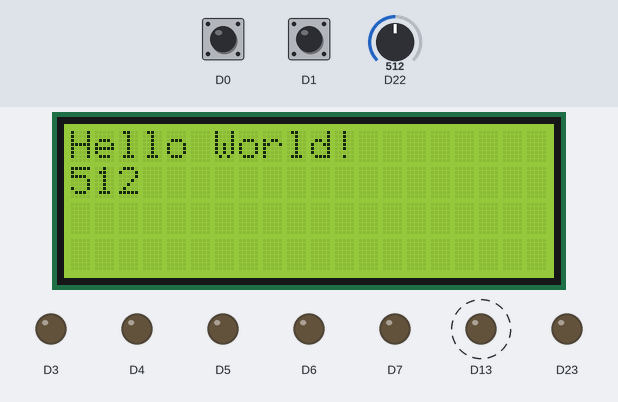
A sketch run on a simulated Arduino Due. On the bench: 20×4 character LCD, output pins drawn as LEDs (lit = HIGH). Dashed ring = blinking. The inputs (shaded band) are chosen by the test bench; at power-on: D22 = 512, D0 HIGH, D1 HIGH.

Above: at 1.2 s.
1.3 s: D22 set to 716
At 1.9 s:
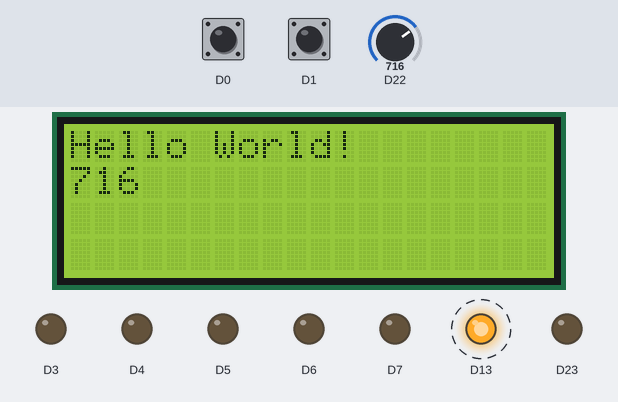
2.9 s: D22 set to 900
At 3.9 s:
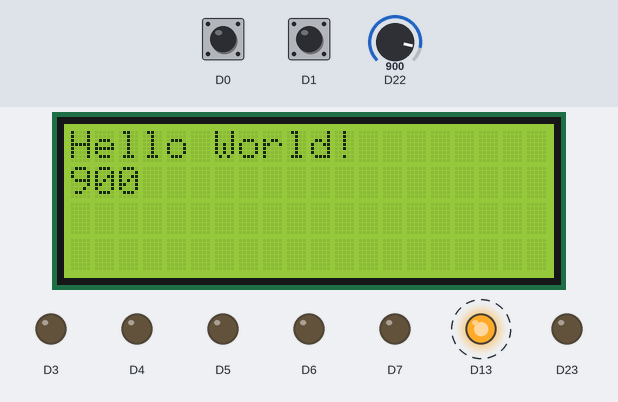
4.5 s: D22 set to 1023
At 5.9 s:
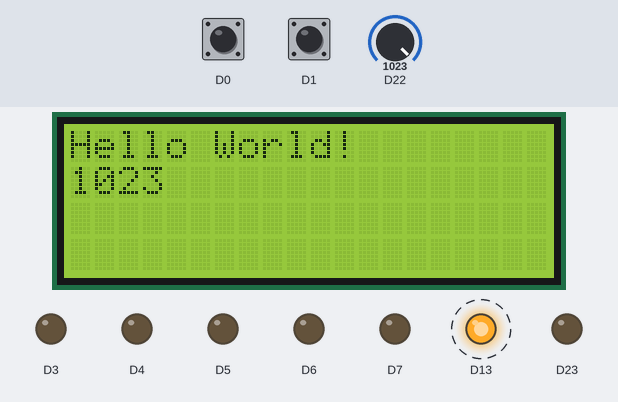
Timing chart, 0 to 12.1 s (numbered marks = the images above; inputs shaded):
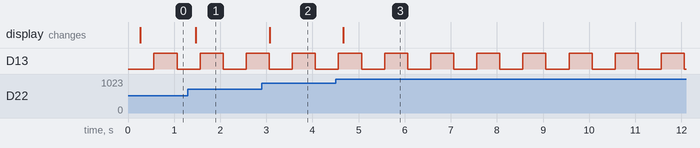

The sketch:

regulation-vitesse-3-6.ino
```cpp
#include <LiquidCrystal.h>
#include <TimerOne.h>

//-----------------------------------------------------------------------------

LiquidCrystal lcd (18, 17, 16, 15, 14, 19); // Liaison 4 bits de données

//-----------------------------------------------------------------------------

void setup() {
  pinMode (3, OUTPUT) ;
  pinMode (4, OUTPUT) ;
  pinMode (5, OUTPUT) ;
  pinMode (6, OUTPUT) ;
  pinMode (7, OUTPUT) ;
  pinMode (13, OUTPUT) ;
  pinMode (0, INPUT_PULLUP) ;
  pinMode (1, INPUT_PULLUP) ;
  lcd.begin (20,4) ; //utilisation d'un écran 20 colonnes et 4 lignes
  lcd.write ("Hello World!"); //petit test pour vérifier que tout marche
  Timer1.initialize (1000) ; // 1 ms.
  Timer1.attachInterrupt (encoderHandler);
  analogWriteFrequency (23, 25000); // PWM Frequency 25 kHz
  analogWriteResolution (6);  // analogWrite value 0 to 63
}

//-----------------------------------------------------------------------------

volatile int32_t gEncodeur = 0 ;
int32_t gEncodeurCache = 0 ;
bool gEncoderA = false ;
int32_t gClignotement = 0 ;
int32_t gPhase = 0 ;
volatile int32_t gMesureVitesse = 0 ;
static const int32_t gainProportionnel = 40 ;
static const int32_t gainIntegral = 4 ;
static int32_t gCumulIntegral = 0 ;

//-----------------------------------------------------------------------------

void encoderHandler (void) {
//--- Encodeur numérique
  const bool encoderA = digitalRead (0) ;
  if (encoderA && !gEncoderA) {
    if ((gEncodeur < 255) && !digitalRead (1)) {
      gEncodeur ++ ;
    }else if ((gEncodeur > 0) && digitalRead (1)) {
      gEncodeur -- ;
    }
  }
  gEncoderA = encoderA ;
//--- Clignotement
  gClignotement ++ ;
  if (gClignotement == 500) {
    gClignotement = 0 ;
    digitalWrite (13, !digitalRead (13)) ;
  }
//--- Regulateur
  gPhase ++ ;
  if (gPhase == 1) {
    analogWrite (23, 0) ; // Arret
  }else if (gPhase == 2) {
    int32_t mesureVitesse = 0 ;
    for (uint32_t i=0 ; i<6 ; i++) {
      mesureVitesse += analogRead (22) ;
    }
    gMesureVitesse = mesureVitesse / 6 ;
    const int32_t difference = gEncodeur - gMesureVitesse ;
    gCumulIntegral += gainIntegral * difference ;
    if (gCumulIntegral < 0) {
      gCumulIntegral = 0 ;
    }else if (gCumulIntegral > 0x3FF) {
      gCumulIntegral = 0x3FF ;
    }
    int32_t commande = (gCumulIntegral + gainProportionnel * difference) >> 8 ;
    if (commande < 0) {
      commande = 0 ;
    }else if (commande > 63) {
      commande = 63 ;
    }
    analogWrite (23, commande) ;
  }else if (gPhase == 10) {
    gPhase = 0 ;
  }
}

//-----------------------------------------------------------------------------

static int32_t gMesureVitesseCache = 0 ;

//-----------------------------------------------------------------------------

void loop() {
  delay (200) ;
  if (gEncodeurCache != gEncodeur) {
    gEncodeurCache = gEncodeur ;
    lcd.setCursor (0, 0) ;
    lcd.print ("  ") ;
    lcd.setCursor (0, 0) ;
    lcd.print (gEncodeurCache) ;
  }
  if (gMesureVitesseCache != gMesureVitesse) {
    gMesureVitesseCache = gMesureVitesse ;
    lcd.setCursor (0, 1) ;
    lcd.print ("      ") ;
    lcd.setCursor (0, 1) ;
    lcd.print (gMesureVitesseCache) ;
  }
}

//-----------------------------------------------------------------------------
```

Measured:
- after the input at 1.3 s, the display: changes after 0.17 s (image 1)
- after the input at 2.9 s, the display: changes after 0.17 s (image 2)
- after the input at 4.5 s, the display: changes after 0.17 s (image 3)
- by itself, D13: alternates HIGH for 0.50 s and LOW for 0.50 s
